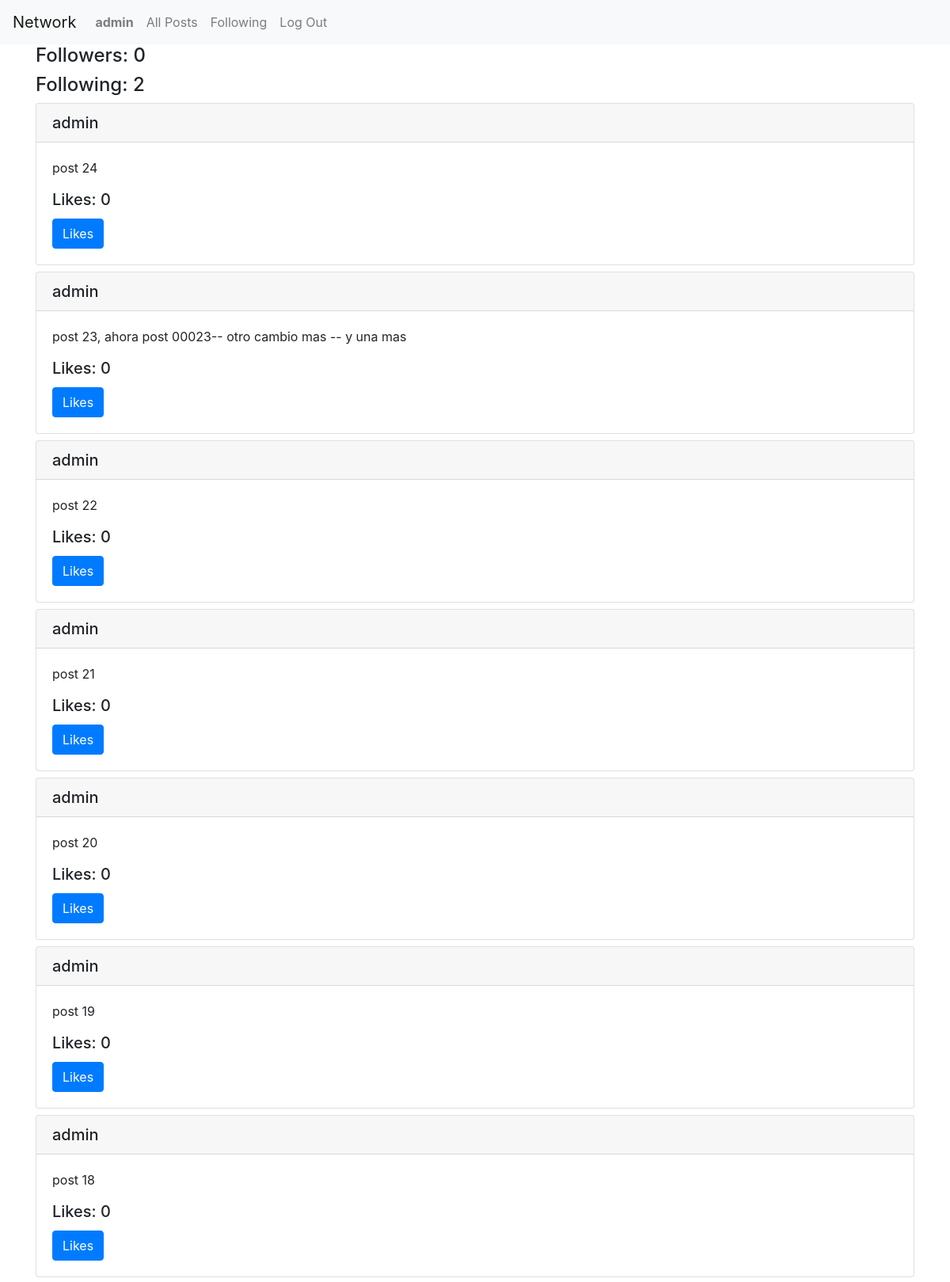
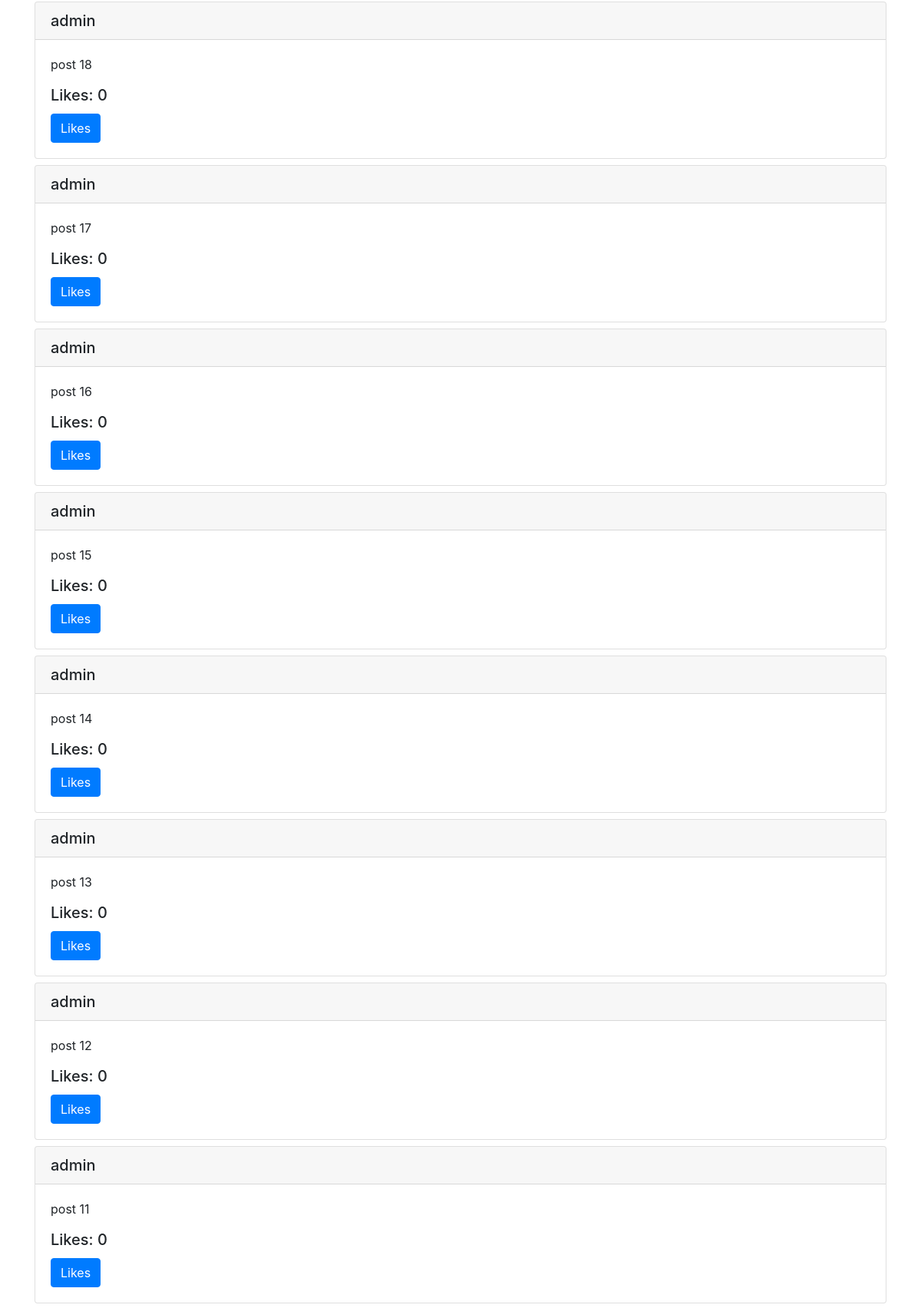
Screenshot of /profile/admin (signed in, upper part) with the database file from the repository (2 pictures, top to bottom).
### network/models.py (models this page shows, shortened)
class User(AbstractUser):
    pass

class Post(models.Model):
    user = models.ForeignKey(User, on_delete=models.CASCADE, related_name="posts")
    content = models.TextField()
    timestamp = models.DateTimeField(default=now)
    likes = models.ManyToManyField(User, related_name="liked_posts", blank=True)
    def like_count(self):
        return self.likes.count()

### network/views.py (the view)
# urls.py: path("profile/<str:username>", views.profile, name="profile_page"),
def profile(request, username):
    user = User.objects.get(username=username)
    posts = user.posts.all().order_by("-timestamp")
    is_following = request.user.is_authenticated and user.followers.filter(follower=request.user).exists()
    total_followers = user.followers.count()
    total_following = user.following.count()
    return render(request, "network/profile_page.html", {
        "user_profile": user,
        "posts": posts,
        "is_following": is_following,
        "total_followers": total_followers,
        "total_following": total_following,
    })

### network/templates/network/profile_page.html (shortened to what this page needs)
{% extends "network/layout.html" %}
{% block body %}
    <div  class="container">
    <div id="posts-container">
      {% if user.username == user_profile.username %}
        <div>
          <h4>Followers: {{ total_followers }}</h4>
          <h4>Following: {{ total_following }}</h4>
        </div>
        {% endif %}
      {% for post in posts %}
      <div class="card my-2">
        <h5 class="card-header">{{post.user.username}}</h5>
        <div class="card-body">
            <p class="card-text">{{post.content}}</p>
          <h5 class="card-title">Likes: {{post.like_count}}</h5>
          <button class="btn btn-primary">Likes</button>
        </div>
      </div>
      {% endfor %}
    </div>
    </div>
{% endblock %}

### network/templates/network/layout.html (shortened to what this page needs)
{% load static %}
<!DOCTYPE html>
<html lang="en">
    <head>
        <link rel="stylesheet" href="https://stackpath.bootstrapcdn.com/bootstrap/4.4.1/css/bootstrap.min.css">
        <link href="{% static 'network/styles.css' %}" rel="stylesheet">
    </head>
    <body>
        <nav class="navbar navbar-expand-lg navbar-light bg-light">
            <a class="navbar-brand" href="{% url 'index' %}">Network</a>
            <div>
              <ul class="navbar-nav mr-auto">
                {% if user.is_authenticated %}
                    <li class="nav-item">
                        <a class="nav-link" href="{% url 'profile_page' user.username %}"><strong>{{ user.username }}</strong></a>
                    </li>
                {% endif %}
                <li class="nav-item">
                  <a class="nav-link" href="{% url 'all_posts' %}">All Posts</a>
                </li>
                {% if user.is_authenticated %}
                    <li class="nav-item">
                        <a class="nav-link" href="{% url 'following' %}">Following</a>
                    </li>
                    <li class="nav-item">
                        <a class="nav-link" href="{% url 'logout' %}">Log Out</a>
                    </li>
                {% endif %}
              </ul>
            </div>
          </nav>
        <div class="body">
            {% block body %}
            {% endblock %}
        </div>
    </body>
</html>

### rows the page displays
User: username "admin"
Post: user.username "admin", content "post 24", like_count "0"
Post: user.username "admin", content "post 23, ahora post 00023-- otro cambio mas -- y una mas", like_count "0"
Post: user.username "admin", content "post 22", like_count "0"
Post: user.username "admin", content "post 21", like_count "0"
Post: user.username "admin", content "post 20", like_count "0"
Post: user.username "admin", content "post 19", like_count "0"
Post: user.username "admin", content "post 18", like_count "0"
Post: user.username "admin", content "post 18", like_count "0"
Post: user.username "admin", content "post 17", like_count "0"
Post: user.username "admin", content "post 16", like_count "0"
Post: user.username "admin", content "post 15", like_count "0"
Post: user.username "admin", content "post 14", like_count "0"
Post: user.username "admin", content "post 13", like_count "0"
Post: user.username "admin", content "post 12", like_count "0"
Post: user.username "admin", content "post 11", like_count "0"

### other values shown
{{ total_followers }} "0"
{{ total_following }} "2"
